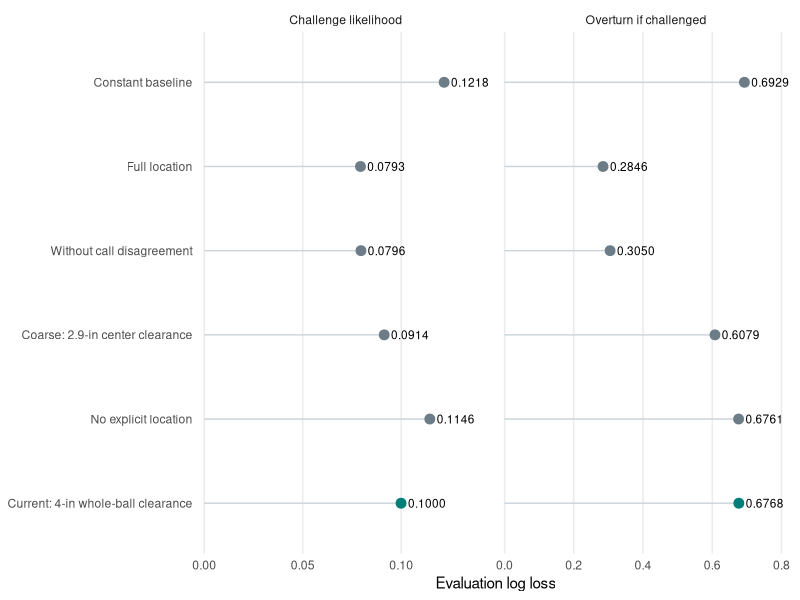
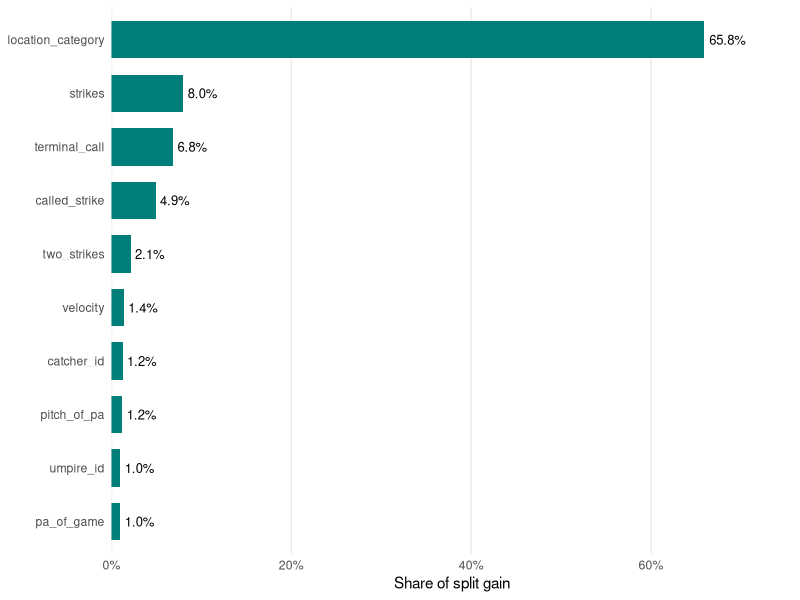

These charts were generated, in order, by the following R code:
## ---- chunk 1
#| label: setup
library(ggplot2)
library(dplyr)
results <- tibble::tribble(
  ~version, ~challenge, ~success, ~source,
  "Constant baseline", .12183105, .69293504, .69264455,
  "Full location", .07934949, .28463972, .01754896,
  "Without call disagreement", .07958150, .30499250, .01780311,
  "Coarse: 2.9-in center clearance", .09140396, .60787812, .01727935,
  "No explicit location", .11456091, .67611079, .01739478,
  "Current: 4-in whole-ball clearance", .09995204, .67680934, .01748712
)
## ---- chunk 2
#| label: tbl-current
#| tbl-cap: "Current model versus constant baseline on the evaluation games. Scores are separate binary-task log losses, not official test-set scores."
current <- results |> filter(grepl("Current", version))
baseline <- results |> filter(version == "Constant baseline")
knitr::kable(data.frame(
  Task = c("Challenge likelihood", "Overturn if challenged", "Challenging team"),
  Baseline = as.numeric(baseline[1, 2:4]),
  Current = as.numeric(current[1, 2:4])
), digits = 5)
## ---- chunk 3
#| label: fig-location-experiments
#| fig-cap: "Removing precise location weakened challenge and especially overturn prediction. These exploratory experiments reused the same evaluation games; each panel has a separate scale. Lower is better."
#| fig-width: 10
#| fig-height: 5
long <- results |>
  tidyr::pivot_longer(c(challenge, success), names_to = "task", values_to = "log_loss") |>
  mutate(version = factor(version, levels = rev(results$version)),
         task = recode(task, challenge = "Challenge likelihood", success = "Overturn if challenged"),
         current = grepl("Current", version))
ggplot(long, aes(log_loss, version)) +
  geom_segment(aes(x = 0, xend = log_loss, yend = version), color = "#CCD5DA") +
  geom_point(aes(color = current), size = 3) +
  geom_text(aes(label = sprintf("%.4f", log_loss)), hjust = -.18, size = 3) +
  facet_wrap(~task, scales = "free_x") +
  scale_color_manual(values = c("FALSE" = "#6D7D88", "TRUE" = "#007F7A"), guide = "none") +
  scale_x_continuous(expand = expansion(mult = c(.02, .20))) +
  labs(x = "Evaluation log loss", y = NULL) +
  theme_minimal(base_size = 11) +
  theme(panel.grid.major.y = element_blank(), panel.grid.minor = element_blank())
## ---- chunk 4
#| label: fig-importance
#| fig-cap: "Top ten features in the final refitted challenge model. Values are shares of tree-split gain, with categorical levels and missing indicators grouped together. They are not prediction probabilities or causal effects."
#| fig-width: 9
#| fig-height: 4.5
importance <- tibble::tribble(
  ~feature, ~gain,
  "location_category", 0.6584513349134768,
  "strikes", 0.0798475800783874,
  "terminal_call", 0.06847646789125013,
  "called_strike", 0.0490771675670253,
  "two_strikes", 0.021189917686730248,
  "velocity", 0.013711694674737842,
  "catcher_id", 0.012341125729875039,
  "pitch_of_pa", 0.01201548312653558,
  "umpire_id", 0.009855730959542536,
  "pa_of_game", 0.00969123378643931
)
ggplot(importance, aes(gain, reorder(feature, gain))) +
  geom_col(fill = "#007F7A", width = .7) +
  geom_text(aes(label = sprintf("%.1f%%", gain*100)), hjust = -.15, size = 3.3) +
  scale_x_continuous(labels = scales::label_percent(), expand = expansion(mult = c(0, .15))) +
  labs(x = "Share of split gain", y = NULL) +
  theme_minimal(base_size = 11) +
  theme(panel.grid.major.y = element_blank(), panel.grid.minor = element_blank())
